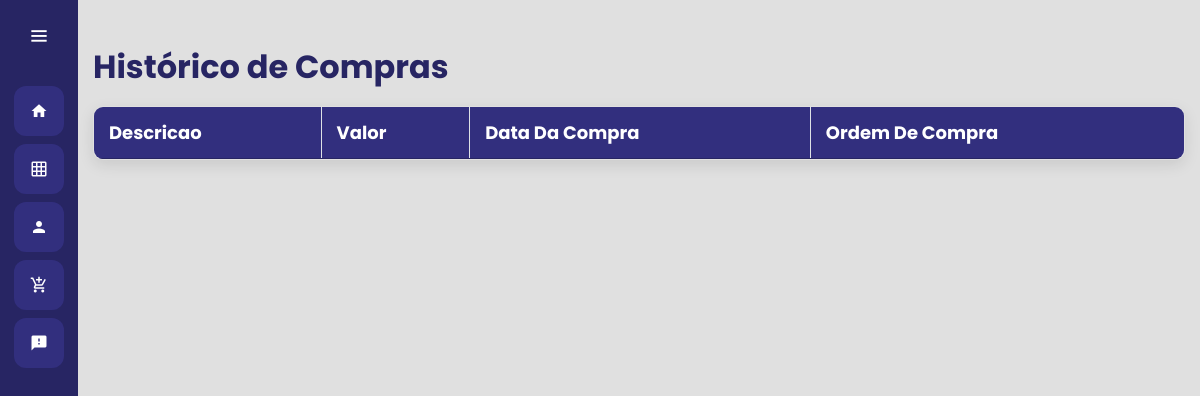
/compras/listar_compra/, run on an earlier commit of the app's database.
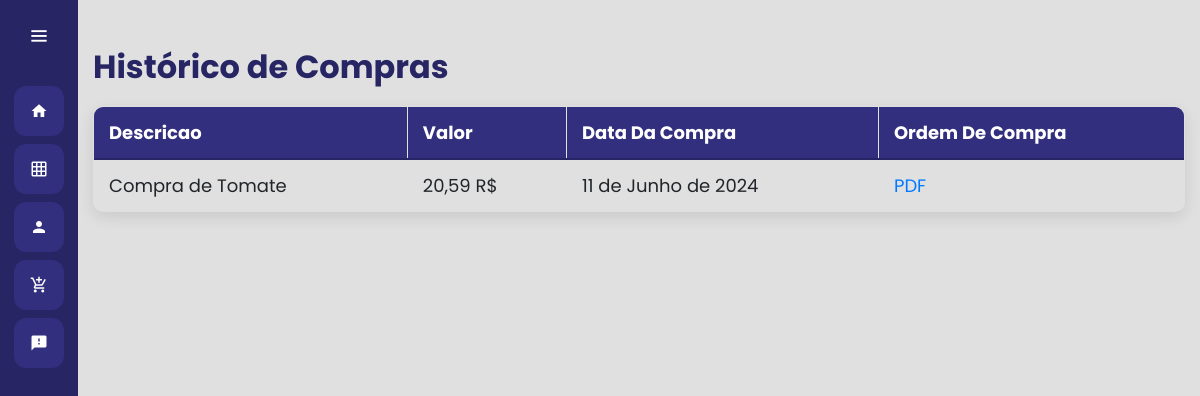
And on a later commit of the database.
### compras/models.py (models this page shows, shortened)
class Compra(models.Model):
    descricao = models.CharField(max_length=50, null=True)
    protocolo = models.CharField(max_length=52, null=True, blank=True)
    qtde = models.IntegerField()
    valor = models.DecimalField(max_digits=8, decimal_places=2)
    data_validade = models.DateField()
    data_compra = models.DateField()
    produto = models.ForeignKey(Produto, on_delete=models.CASCADE, default=0)
    fornecedor = models.ForeignKey(Fornecedor, on_delete=models.CASCADE, default=0)
    identificador = models.CharField(max_length=24, null=True, blank=True)

### compras/views.py (the view)
# urls.py: path('listar_compra/', views.listar_compra, name="listar_compra"),
def listar_compra(request):
    if request.method == "GET":
        compra = Compra.objects.all()
        return render(request, 'listar_compra.html', {'compras': compra})

### compras/templates/listar_compra.html (shortened to what this page needs)
{% extends 'base.html' %}
{% load static %}
{% block 'head'  %}
    <link rel="stylesheet" href="{% static 'compras\css\compras.css' %}">
{% endblock %}
{% block 'dashboard' %}
    <br><br>
    <div class="container">
        <div>
            <h2>Histórico de Compras</h2>
            <table class="table table-bordered">
                <thead>
                    <tr>
                        <th>Descricao</th>
                        <th>Valor</th>
                        <th>Data Da Compra</th>
                        <th>Ordem De Compra</th>
                    </tr>
                </thead>
                <tbody>
                    {% for compra in compras %}
                    <tr>
                        <td>{{compra.descricao}}</td>
                        <td>{{compra.valor}} R$</td>
                        <td>{{compra.data_compra}}</td>
                        <td><a href="{% url 'compra' compra.identificador %}">PDF</a></td>
                    </tr>
                    {% endfor %}
                </tbody>
            </table>
        </div>
    </div>
{% endblock %}

What changed in the data, as far as the page shows it:
added Compra: descricao "Compra de Tomate", valor "20,59", data_compra "11 de Junho de 2024"
